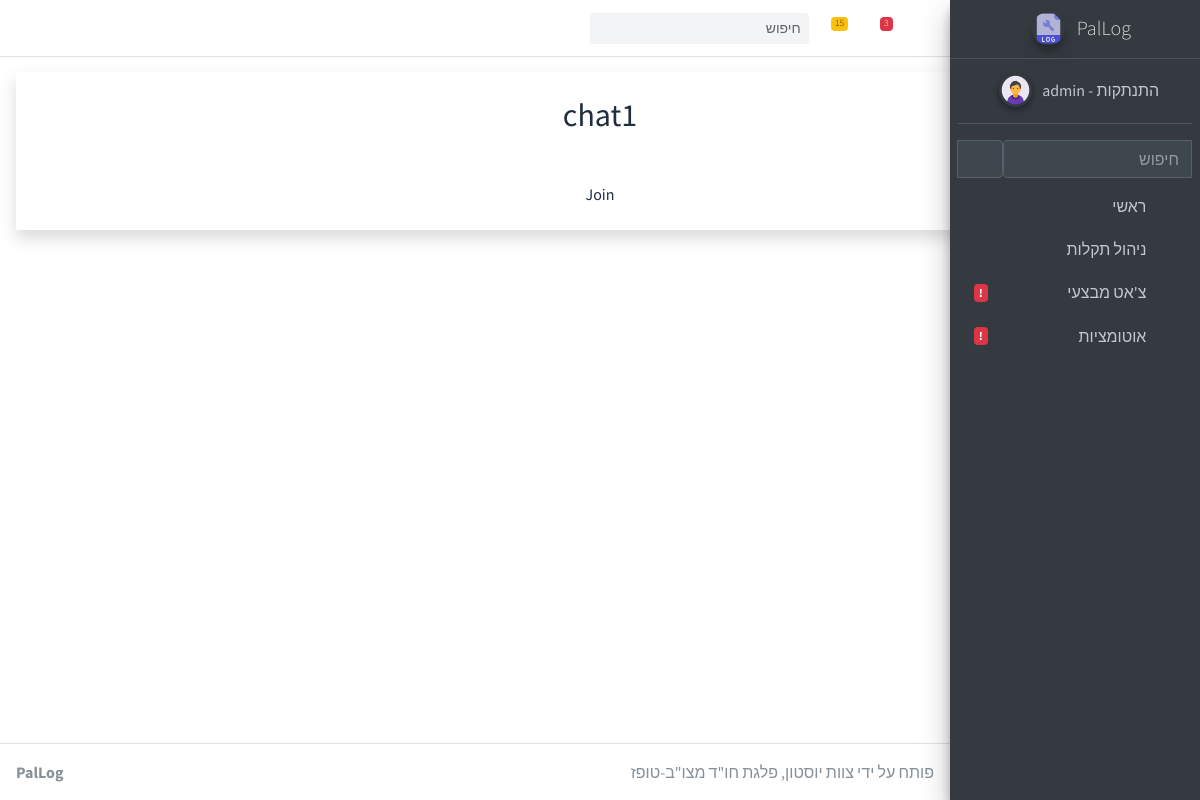
The page /chat/ (signed in) on the database as committed earlier.
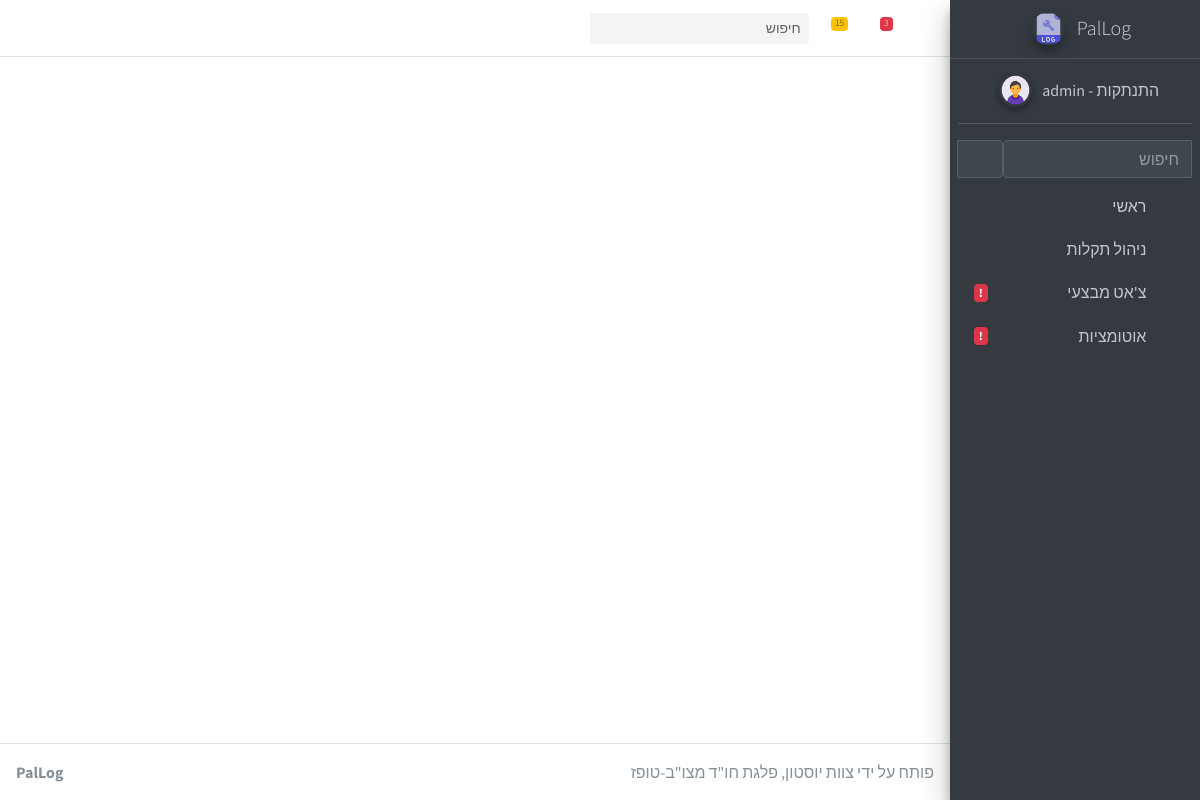
The same page on the database as committed later.
### apps/chat/models.py (models this page shows)
class Room(models.Model):
    name = models.CharField(max_length=255)
    slug = models.SlugField(unique=True)

### apps/chat/views.py (the view)
# urls.py: path('', views.rooms, name='rooms'),
@login_required
def rooms(request):
    rooms = Room.objects.all()
    return render(request, 'chat/rooms.html', {'rooms': rooms})

### apps/context_processors.py (called while the page is built)
def cfg_assets_root(request):
    return { 'ASSETS_ROOT' : settings.ASSETS_ROOT }

### apps/templates/chat/rooms.html (shortened to what this page needs)
{% extends 'layouts/base.html' %}
{% block body_class %} sidebar-mini layout-fixed layout-navbar-fixed layout-footer-fixed {% endblock body_class %}
{% block stylesheets %}
  <link rel="stylesheet" href="{{ ASSETS_ROOT }}/plugins/fontawesome-free/css/all.min.css">
  <link rel="stylesheet" href="{{ ASSETS_ROOT }}/css/adminlte.min.css">
{% endblock stylesheets %}
{% block content %}
<div class="p-10 lg:p-20 text-center">
    <h1 class="text-3xl lg:text-6xl text-white">Rooms</h1>
</div>
<div class="w-full flex flex-wrap items-center">
    {% for room in rooms %}
        <div class="w-full lg:w-1/4 px-3 py-3">
            <div class="p-4 bg-white shadow rounded-xl text-center">
                <h2 class="mb-5 text-2xl font-semibold">{{ room.name }}</h2>
                <a href="{% url 'room' room.slug %}" class="px-5 py-3 block rounded-xl text-white bg-teal-600 hover:bg-teal-700">Join</a>
            </div>
        </div>
    {% endfor %}
</div>
{% endblock %}

Rows that differ between the two databases and show on the page:
removed Room: name "chat1"
